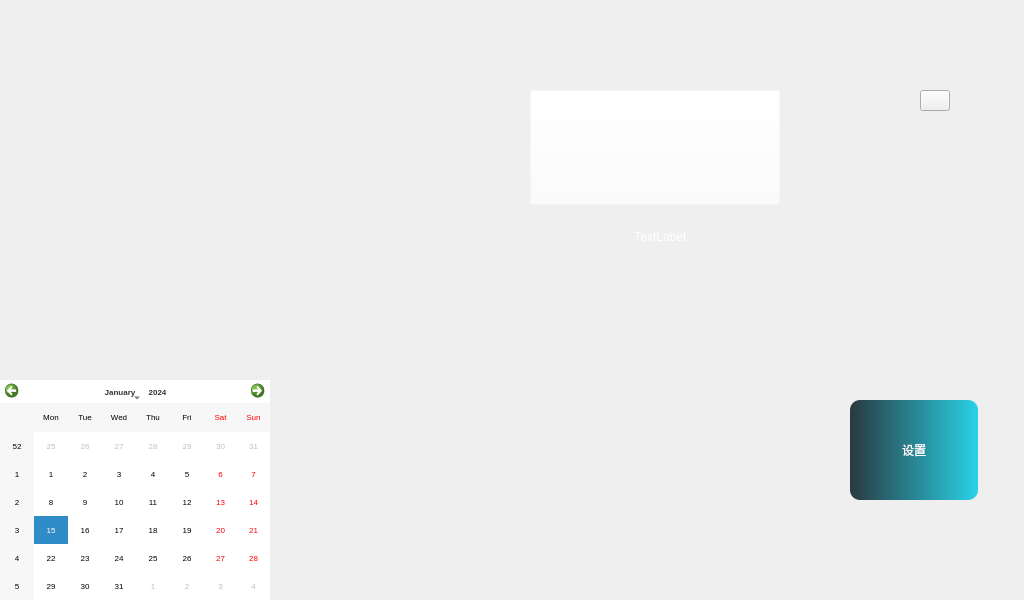
<?xml version="1.0" encoding="UTF-8"?>
<ui version="4.0">
 <class>Widget</class>
 <widget class="QWidget" name="Widget">
  <property name="geometry">
   <rect>
    <x>0</x>
    <y>0</y>
    <width>1024</width>
    <height>600</height>
   </rect>
  </property>
  <property name="windowTitle">
   <string>Widget</string>
  </property>
  <property name="autoFillBackground">
   <bool>true</bool>
  </property>
  <widget class="QCalendarWidget" name="calendarWidget">
   <property name="geometry">
    <rect>
     <x>0</x>
     <y>380</y>
     <width>270</width>
     <height>220</height>
    </rect>
   </property>
   <property name="font">
    <font>
     <pointsize>6</pointsize>
    </font>
   </property>
   <property name="styleSheet">
    <string notr="true">QCalendarWidget QWidget#qt_calendar_navigationbar{	
	background-color: rgb(255, 255, 255);
}
QCalendarWidget QWidget#qt_calendar_monthbutton{	
	color: #333333;
}
QCalendarWidget QWidget#qt_calendar_yearbutton{	
	color:  #333333;
}
</string>
   </property>
   <property name="gridVisible">
    <bool>false</bool>
   </property>
   <property name="horizontalHeaderFormat">
    <enum>QCalendarWidget::ShortDayNames</enum>
   </property>
   <property name="navigationBarVisible">
    <bool>true</bool>
   </property>
   <property name="dateEditEnabled">
    <bool>true</bool>
   </property>
  </widget>
  <widget class="QFrame" name="frame">
   <property name="geometry">
    <rect>
     <x>0</x>
     <y>0</y>
     <width>270</width>
     <height>380</height>
    </rect>
   </property>
   <property name="autoFillBackground">
    <bool>false</bool>
   </property>
   <property name="styleSheet">
    <string notr="true">QFrame{border: 0px;background-image: url(:/picture/day.png);}

</string>
   </property>
   <property name="frameShape">
    <enum>QFrame::StyledPanel</enum>
   </property>
   <property name="frameShadow">
    <enum>QFrame::Raised</enum>
   </property>
  </widget>
  <widget class="QLabel" name="label_2">
   <property name="geometry">
    <rect>
     <x>550</x>
     <y>220</y>
     <width>220</width>
     <height>33</height>
    </rect>
   </property>
   <property name="styleSheet">
    <string notr="true">font: 12pt &quot;Sans&quot;;
color: rgb(255, 255, 255);</string>
   </property>
   <property name="text">
    <string>TextLabel</string>
   </property>
   <property name="alignment">
    <set>Qt::AlignCenter</set>
   </property>
  </widget>
  <widget class="QPushButton" name="pushButton">
   <property name="geometry">
    <rect>
     <x>850</x>
     <y>400</y>
     <width>128</width>
     <height>100</height>
    </rect>
   </property>
   <property name="styleSheet">
    <string notr="true">background-color: qlineargradient(spread:pad, x1:0, y1:0, x2:1, y2:0, stop:0 rgba(41, 57, 63,255), stop:1 rgba(40, 210, 231,255));
color: rgb(255, 255, 255);
border:0px groove gray;border-radius:10px;padding:2px 4px;
outline: none;</string>
   </property>
   <property name="text">
    <string>设置</string>
   </property>
  </widget>
  <widget class="QPushButton" name="wifiPushButton">
   <property name="geometry">
    <rect>
     <x>920</x>
     <y>90</y>
     <width>30</width>
     <height>21</height>
    </rect>
   </property>
   <property name="text">
    <string/>
   </property>
  </widget>
  <widget class="QPushButton" name="timePushButton">
   <property name="geometry">
    <rect>
     <x>530</x>
     <y>90</y>
     <width>250</width>
     <height>115</height>
    </rect>
   </property>
   <property name="styleSheet">
    <string notr="true">color: rgb(255, 255, 255);
font: 50pt &quot;Sans&quot;;
background-color: rgba(255, 255, 255, 0);
outline: none;</string>
   </property>
   <property name="text">
    <string/>
   </property>
  </widget>
 </widget>
 <layoutdefault spacing="6" margin="11"/>
 <resources/>
 <connections/>
</ui>
